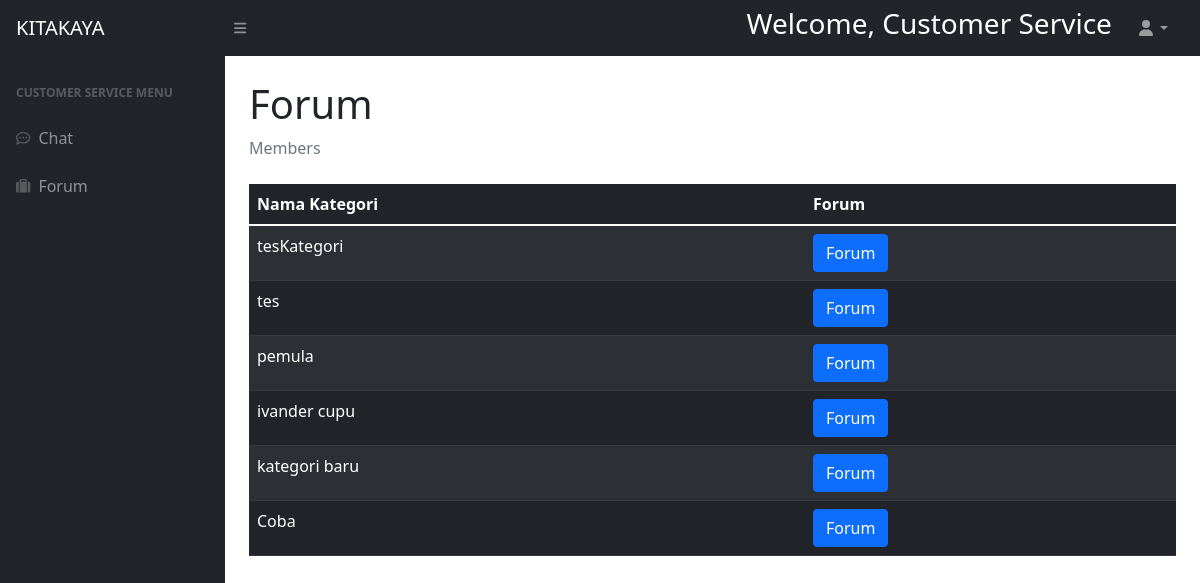
The app's page /public/halamancsforum.php, older data.
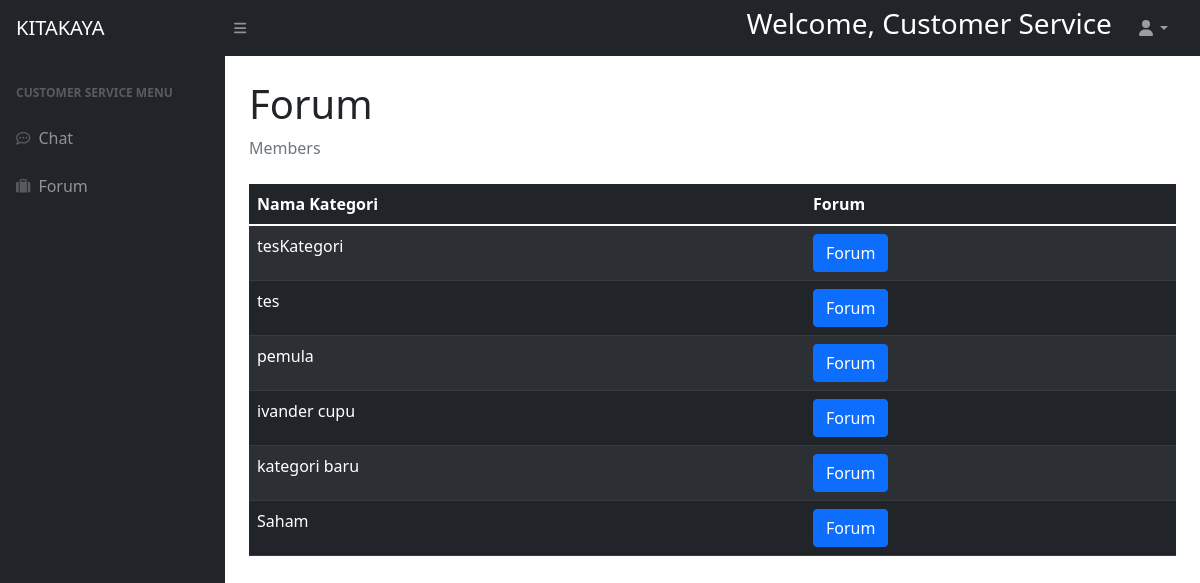
The same page, newer data.
### tables this page shows
CREATE TABLE `kategori_vid` (
  `id` int(11) NOT NULL,
  `nama_kategori` text NOT NULL
);

### config/database.php (called while the page is built, shortened)
<?php
    class Database{
        private static $instance;
        public $pdo;
        private function __construct()
        {
            $dsn = "mysql:host=".DB_HOST.";dbname=".DB_NAME.";charset=UTF8";
            $options = [
                PDO::ATTR_ERRMODE => PDO::ERRMODE_EXCEPTION,
                PDO::ATTR_DEFAULT_FETCH_MODE => PDO::FETCH_OBJ,
                PDO::ATTR_EMULATE_PREPARES => false
            ];
            try {
                $this->pdo = new PDO($dsn,DB_USER,DB_PASSWORD,$options);
            }
            catch(PDOException $e){
                echo  $e->getMessage();
            }
        }
        static function instance(){
            if(!isset(self::$instance)){
                self::$instance = new Database();
            }
            return self::$instance;
        }
        function query($sql,$args = NULL){
            if (!$args){
                return $this->pdo->query($sql);
            }
            $stmt = $this->pdo->prepare($sql);
            $stmt->execute($args);
            return $stmt;
        }
    }
?>

### models/Video.php (called while the page is built, shortened)
<?php
    class Video{
        public static function getAll()
        {
            $db=Database::instance();
            $temp=$db->query("SELECT * FROM kategori_vid");
            return $temp->fetchAll();
        }
    }
?>

### public/halamancsforum.php (the view, shortened to what this page needs)
<!DOCTYPE html>
<html lang="en">
<head>
    <link href="../assets/css/punyaadmin.css" rel="stylesheet" />
</head>
<body class="sb-nav-fixed">
    <nav class="sb-topnav navbar navbar-expand navbar-dark bg-dark">
        <a class="navbar-brand ps-3" href="halamancs.php">KITAKAYA</a>
        <button class="btn btn-link btn-sm order-1 order-lg-0 me-4 me-lg-0" id="sidebarToggle" href="#!"><i class="fas fa-bars"></i></button>
        <form class="d-none d-md-inline-block form-inline ms-auto me-0 me-md-3 my-2 my-md-0">
            <div class="input-group">
                <h3 style="color: white;">Welcome, Customer Service</h3>
            </div>
        </form>
        <ul class="navbar-nav ms-auto ms-md-0 me-3 me-lg-4">
            <li class="nav-item dropdown">
                <a class="nav-link dropdown-toggle" id="navbarDropdown" href="#" role="button" data-bs-toggle="dropdown" aria-expanded="false"><i class="fas fa-user fa-fw"></i></a>
            </li>
        </ul>
    </nav>
    <div id="layoutSidenav">
        <div id="layoutSidenav_nav">
            <nav class="sb-sidenav accordion sb-sidenav-dark" id="sidenavAccordion">
                <div class="sb-sidenav-menu">
                    <div class="nav">
                        <div class="sb-sidenav-menu-heading">Customer Service Menu</div>
                        <a class="nav-link" href="../public/halamancs.php">
                            <div class="sb-nav-link-icon"><i class="far fa-comment-dots"></i></div>
                            Chat
                        </a>
                        <a class="nav-link" href="../public/halamancsforum.php">
                            <div class="sb-nav-link-icon"><i class="fas fa-suitcase"></i></div>
                            Forum
                        </a>
                    </div>
                </div>
            </nav>
        </div>
        <div id="layoutSidenav_content">
            <main>
                <div class="container-fluid px-4">
                    <h1 class="mt-4">Forum</h1>
                    <ol class="breadcrumb mb-4">
                        <li class="breadcrumb-item active">Members</li>
                    </ol>
                    <form action="../controllers/forum.php" method="POST">
                    <table class="table table-dark table-striped">
                            <thead>
                            <th>Nama Kategori</th>
                            <th>Forum</th>
                            </thead>
                            <tbody>
                            <?php
                                $categories = video::getAll();
                            ?>
                                <?php
                                    foreach($categories as $category){
                                        ?>
                                        <tr>
                                            <td><?=  $category->nama_kategori?></td>
                                            <td><button class="btn btn-primary" name="forum[<?=$category->id?>]">Forum</button></a></td>
                                        </tr>
                                        <?php
                                    }
                                ?>
                            </tbody>
                        </table>
                </div>
            </main>
        </div>
    </div>
</body>
</html>

Row changes from the older to the newer data that the page shows:
removed kategori_vid: nama_kategori "Coba"
added kategori_vid: nama_kategori "Saham"
